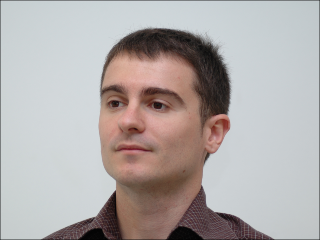
#> input picture GTV-Database-UPC/ID01/ID01_011.bmp, 320 x 240 px; its folder holds only this picture in this run
$ python image_cropper.py
#> lines starting #> are read from the running program, lines starting #| are printed output that depends on the picture

import os
import cv2

def load_images_from_folder(folder): #Devuelve todas las imágenes de una carpeta
#> called with folder = './GTV-Database-UPC/ID01/'
    images = []
    for filename in os.listdir(folder):
        img = cv2.imread(os.path.join(folder,filename))
#> img is the input picture: shape (240, 320, 3); mean B, G, R 169.9, 171, 176.9
        if img is not None:
            images.append(img)
    return images

def delete_images_from_folder(folder, imgsz):
    if len(os.listdir(folder) ) != 0:
        for file in os.listdir(folder):
            if os.path.getsize(os.path.join(folder,file)) < imgsz * 1024:
                os.remove(os.path.join(folder,file))


#Crear la carpeta nueva

cropped_folder_path = './Cropped-IMGS/'
if not os.path.exists(cropped_folder_path):
    os.mkdir(cropped_folder_path)

def run():

    for folder in os.listdir('./GTV-Database-UPC/'): #loop por todas las carpetas de imágenes
        folder_path = f'./GTV-Database-UPC/{folder}/'
        imgs = load_images_from_folder(folder_path) #obtener todas las imágenes de una carpeta
#> imgs = 1 item
        # os.mkdir(f'{cropped_folder_path}{folder}')
        print(f'Cropping folder {folder}', end='')
        cnt = 0

        for frame in imgs:

            profile = False
            flip_flag =  False
            detected_profile_face = 0
            detected_face = 0
            face_cascade = cv2.CascadeClassifier(cv2.data.haarcascades + 'haarcascade_frontalface_alt2.xml')
            gray_image = cv2.cvtColor(frame, cv2.COLOR_BGR2GRAY) #Hacemos esto porque el clasificador necesita imagenes en blanco y negro
            faces = face_cascade.detectMultiScale(gray_image, 1.0485258, 5,  minSize=(70, 70)) #1.04 es el scaling de la imagen con respecto a las imagenes con las que se entrenó el modelo, 12 es el minNeighbours (afecta a la calidad y al numero de detecciones)


            if faces is ():
                profile_face_cascade = cv2.CascadeClassifier(cv2.data.haarcascades + 'haarcascade_profileface.xml')
                gray_profile_image = cv2.cvtColor(frame, cv2.COLOR_BGR2GRAY) #Hacemos esto porque el clasificador necesita imagenes en blanco y negro
                profile_faces = profile_face_cascade.detectMultiScale(gray_profile_image, 1.0485258, 3, minSize=(70, 70)) #1.04 es el scaling de la imagen con respecto a las imagenes con las que se entrenó el modelo, 12 es el minNeighbours (afecta a la calidad y al numero de detecciones)

                if profile_faces is (): #No ha detectado un perfil izquierdo, así que la imagen podría estar del perfil derecho (Haar Cascade no reconoce perfiles derechos)
                    flipped = cv2.flip(frame, 1) #Hay que flippear la imagen porque el haar_cascade solo está entrenado para perfiles izquierdos
                    flip_flag = True
                    gray_flipped_image = cv2.cvtColor(flipped, cv2.COLOR_BGR2GRAY)
                    profile_faces = profile_face_cascade.detectMultiScale(gray_flipped_image, 1.0485258, 3,  minSize=(70, 70)) #1.04 es el scaling de la imagen con respecto a las imagenes con las que se entrenó el modelo, 12 es el minNeighbours (afecta a la calidad y al numero de detecciones)

                for(x,y,w,h) in profile_faces: #detectMultiScale devuelve un rectángulo. x,y son las coordenadas de la esquina superior izquierda, (x+w),(y+h) hacen la esquina inferior derecha pq en open cv el eje y va en positivo hacia abajo
                #cv2.rectangle(frame,(x,y),(x+w,y+h), (255,102,34), 4) # el parámetro 4 representa el grosor de la línea del rectángulo
                    if flip_flag:
                        detected_profile_face_flipped = flipped[y:y+h, x:x+w]
                        detected_profile_face = cv2.flip(detected_profile_face_flipped, 1)
                    else:
                        detected_profile_face = frame[y:y+h, x:x+w] #hace el crop de la cara detectada (el interior del rectángulo)
                profile = True

            else:
                for(x,y,w,h) in faces: #detectMultiScale devuelve un rectángulo. x,y son las coordenadas de la esquina superior izquierda, (x+w),(y+h) hacen la esquina inferior derecha pq en open cv el eje y va en positivo hacia abajo
                #cv2.rectangle(frame,(x,y),(x+w,y+h), (255,102,34), 4) # el parámetro 4 representa el grosor de la línea del rectángulo
                    detected_face = frame[y:y+h, x:x+w] #hace el crop de la cara detectada (el interior del rectángulo)


            cnt += 1
            image_path = f'{cropped_folder_path}{folder}_{cnt:03}.bmp'
            if profile:
                cv2.imwrite(image_path, detected_profile_face)
            else:
                cv2.imwrite(image_path, detected_face)
            #cv2.imshow('face', detected_face)
            #k = cv2.waitKey(1) #Se declara una variable con el resultado de llamar a Wait
            # Key porque mejora sustancialmente el tiempo de ejecución, si no, no se puede ejecutar el if del guardado tan rápido como quiera el usuario hacer click
            print('.', end='')
#> this loop made 1 pass
#> (profile, flip_flag, faces, cnt, image_path) on pass 1: (False, False, [[78, 56, 115, 115]], 1, './Cropped-IMGS/ID01_001.bmp')
#> pass 1, in run, `gray_image = cv2.cvtColor(frame, cv2.COLOR_BGR2GRAY)`:
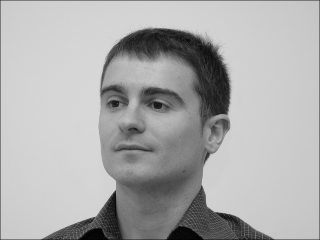
#> gray_image: shape (240, 320); min 2, max 216, mean 172.7
#> pass 1, in run, `cv2.imwrite(image_path, detected_face)`:
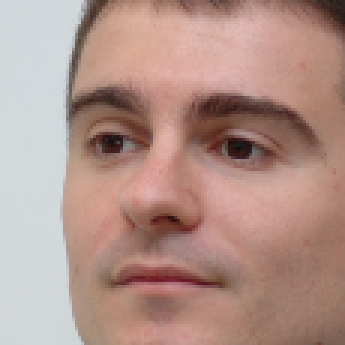
#> saved as ID01_001.bmp: shape (115, 115, 3) (shown 3 times larger); mean B, G, R 137.6, 146.8, 178.3
#> after the loop, cnt = 1


        print(f'completed')
#> pass 2 of the loop in run, `for folder in os.listdir('./GTV-Database-UPC/'):`:
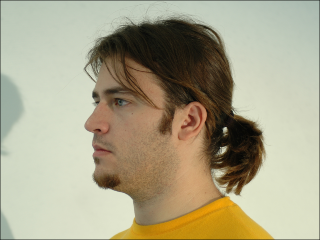
#> input picture GTV-Database-UPC/ID02/ID02_013.bmp, 320 x 240 px
#> in load_images_from_folder, img is the input picture: shape (240, 320, 3); mean B, G, R 137.5, 163.9, 170.1
#> the loop in run, `for frame in imgs: ` made 1 pass
#> (profile, flip_flag, cnt, image_path) on pass 1: (True, False, 1, './Cropped-IMGS/ID02_001.bmp')
#> (printed output is left out)
#> pass 1, in run, `gray_image = cv2.cvtColor(frame, cv2.COLOR_BGR2GRAY)`:
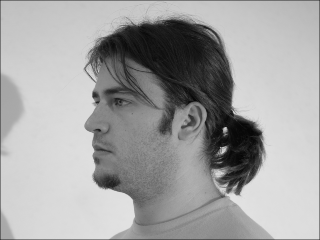
#> gray_image: shape (240, 320); min 6, max 226, mean 162.7
#> pass 1, in run, `cv2.imwrite(image_path, detected_profile_face)`:
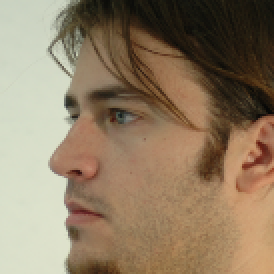
#> saved as ID02_001.bmp: shape (137, 137, 3) (shown 2 times larger); mean B, G, R 100.3, 125.1, 144.4

    delete_images_from_folder(cropped_folder_path,5)##Este método borra todas aquellas imágenes que se guardan sin detección de cara
                                                    ## Todas estas imágenes son de 4kb, por lo tanto ponemos el threshold en 5.

    print('Folder is now clean of empty detections')

if __name__ == "__main__":
    run()
